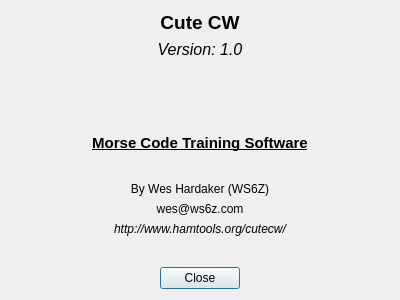
<?xml version="1.0" encoding="UTF-8"?>
<ui version="4.0">
 <class>AboutDialog</class>
 <widget class="QDialog" name="AboutDialog">
  <property name="geometry">
   <rect>
    <x>0</x>
    <y>0</y>
    <width>400</width>
    <height>300</height>
   </rect>
  </property>
  <property name="windowTitle">
   <string>About CuteCW</string>
  </property>
  <layout class="QVBoxLayout" name="verticalLayout_2">
   <item>
    <layout class="QVBoxLayout" name="verticalLayout">
     <item>
      <widget class="QLabel" name="label">
       <property name="font">
        <font>
         <pointsize>14</pointsize>
         <weight>75</weight>
         <bold>true</bold>
        </font>
       </property>
       <property name="text">
        <string>Cute CW</string>
       </property>
       <property name="alignment">
        <set>Qt::AlignCenter</set>
       </property>
      </widget>
     </item>
    </layout>
   </item>
   <item>
    <widget class="QLabel" name="label_6">
     <property name="font">
      <font>
       <pointsize>12</pointsize>
       <italic>true</italic>
      </font>
     </property>
     <property name="text">
      <string>Version: 1.0</string>
     </property>
     <property name="alignment">
      <set>Qt::AlignCenter</set>
     </property>
    </widget>
   </item>
   <item>
    <spacer name="verticalSpacer_4">
     <property name="orientation">
      <enum>Qt::Vertical</enum>
     </property>
     <property name="sizeHint" stdset="0">
      <size>
       <width>20</width>
       <height>40</height>
      </size>
     </property>
    </spacer>
   </item>
   <item>
    <widget class="QLabel" name="helpicon">
     <property name="text">
      <string/>
     </property>
     <property name="pixmap">
      <pixmap>icons/64x64/cutecw.png</pixmap>
     </property>
     <property name="alignment">
      <set>Qt::AlignCenter</set>
     </property>
    </widget>
   </item>
   <item>
    <spacer name="verticalSpacer_2">
     <property name="orientation">
      <enum>Qt::Vertical</enum>
     </property>
     <property name="sizeHint" stdset="0">
      <size>
       <width>20</width>
       <height>40</height>
      </size>
     </property>
    </spacer>
   </item>
   <item>
    <widget class="QLabel" name="label_2">
     <property name="font">
      <font>
       <pointsize>11</pointsize>
       <weight>75</weight>
       <bold>true</bold>
       <underline>true</underline>
      </font>
     </property>
     <property name="text">
      <string>Morse Code Training Software</string>
     </property>
     <property name="alignment">
      <set>Qt::AlignCenter</set>
     </property>
    </widget>
   </item>
   <item>
    <spacer name="verticalSpacer_3">
     <property name="orientation">
      <enum>Qt::Vertical</enum>
     </property>
     <property name="sizeHint" stdset="0">
      <size>
       <width>20</width>
       <height>40</height>
      </size>
     </property>
    </spacer>
   </item>
   <item>
    <widget class="QLabel" name="label_3">
     <property name="text">
      <string>By Wes Hardaker (WS6Z)</string>
     </property>
     <property name="alignment">
      <set>Qt::AlignCenter</set>
     </property>
    </widget>
   </item>
   <item>
    <widget class="QLabel" name="label_4">
     <property name="text">
      <string>wes@ws6z.com</string>
     </property>
     <property name="alignment">
      <set>Qt::AlignCenter</set>
     </property>
    </widget>
   </item>
   <item>
    <widget class="QLabel" name="label_5">
     <property name="font">
      <font>
       <italic>true</italic>
      </font>
     </property>
     <property name="text">
      <string>http://www.hamtools.org/cutecw/</string>
     </property>
     <property name="alignment">
      <set>Qt::AlignCenter</set>
     </property>
    </widget>
   </item>
   <item>
    <spacer name="verticalSpacer">
     <property name="orientation">
      <enum>Qt::Vertical</enum>
     </property>
     <property name="sizeHint" stdset="0">
      <size>
       <width>20</width>
       <height>40</height>
      </size>
     </property>
    </spacer>
   </item>
   <item>
    <widget class="QDialogButtonBox" name="buttonBox">
     <property name="orientation">
      <enum>Qt::Horizontal</enum>
     </property>
     <property name="standardButtons">
      <set>QDialogButtonBox::Close</set>
     </property>
     <property name="centerButtons">
      <bool>true</bool>
     </property>
    </widget>
   </item>
  </layout>
 </widget>
 <resources/>
 <connections>
  <connection>
   <sender>buttonBox</sender>
   <signal>accepted()</signal>
   <receiver>AboutDialog</receiver>
   <slot>accept()</slot>
   <hints>
    <hint type="sourcelabel">
     <x>248</x>
     <y>254</y>
    </hint>
    <hint type="destinationlabel">
     <x>157</x>
     <y>274</y>
    </hint>
   </hints>
  </connection>
  <connection>
   <sender>buttonBox</sender>
   <signal>rejected()</signal>
   <receiver>AboutDialog</receiver>
   <slot>reject()</slot>
   <hints>
    <hint type="sourcelabel">
     <x>316</x>
     <y>260</y>
    </hint>
    <hint type="destinationlabel">
     <x>286</x>
     <y>274</y>
    </hint>
   </hints>
  </connection>
 </connections>
</ui>
